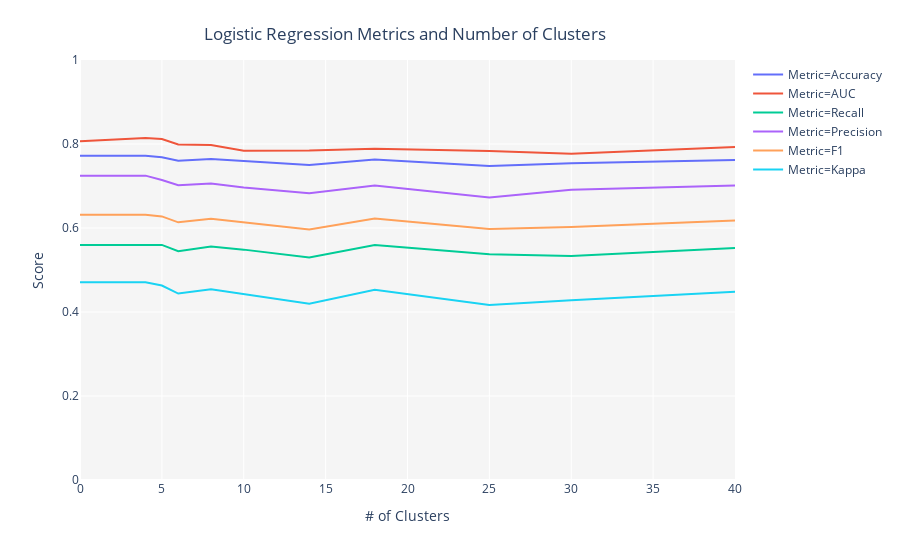

The notebook cell this image was saved under:
### Code cell
from pycaret.datasets import get_data
diabetes = get_data('diabetes')

from pycaret.clustering import *
clu1 = setup(data = diabetes)

tuned_kmodes = tune_model('kmodes', supervised_target = 'Class variable')

### Figure 1 — Plotly figure (JSON) as saved in the notebook; plotly's stock layout.template omitted (floating-point values rounded to 4 significant figures)
{"data": [{"hovertemplate": "Metric=Accuracy<br># of Clusters=%{x}<br>Score=%{y}", "showlegend": true, "legendgroup": "Metric=Accuracy", "name": "Metric=Accuracy", "yaxis": "y", "hoverlabel": {"namelength": 0}, "mode": "lines", "xaxis": "x", "y": [0.7721, 0.7721, 0.7682, 0.7604, 0.7643, 0.7591, 0.75, 0.763, 0.7474, 0.7539, 0.7617], "x": [0, 4, 5, 6, 8, 10, 14, 18, 25, 30, 40], "line": {"color": "#636efa", "dash": "solid", "shape": "linear"}, "type": "scatter"}, {"hovertemplate": "Metric=AUC<br># of Clusters=%{x}<br>Score=%{y}", "showlegend": true, "legendgroup": "Metric=AUC", "name": "Metric=AUC", "yaxis": "y", "hoverlabel": {"namelength": 0}, "mode": "lines", "xaxis": "x", "y": [0.8063, 0.8141, 0.8117, 0.7986, 0.7976, 0.784, 0.7844, 0.7886, 0.7834, 0.7768, 0.7928], "x": [0, 4, 5, 6, 8, 10, 14, 18, 25, 30, 40], "line": {"color": "#EF553B", "dash": "solid", "shape": "linear"}, "type": "scatter"}, {"hovertemplate": "Metric=Recall<br># of Clusters=%{x}<br>Score=%{y}", "showlegend": true, "legendgroup": "Metric=Recall", "name": "Metric=Recall", "yaxis": "y", "hoverlabel": {"namelength": 0}, "mode": "lines", "xaxis": "x", "y": [0.5597, 0.5597, 0.5597, 0.5448, 0.556, 0.5485, 0.5299, 0.5597, 0.5373, 0.5336, 0.5522], "x": [0, 4, 5, 6, 8, 10, 14, 18, 25, 30, 40], "line": {"color": "#00cc96", "dash": "solid", "shape": "linear"}, "type": "scatter"}, {"hovertemplate": "Metric=Precision<br># of Clusters=%{x}<br>Score=%{y}", "showlegend": true, "legendgroup": "Metric=Precision", "name": "Metric=Precision", "yaxis": "y", "hoverlabel": {"namelength": 0}, "mode": "lines", "xaxis": "x", "y": [0.7246, 0.7246, 0.7143, 0.7019, 0.7062, 0.6967, 0.6827, 0.7009, 0.6729, 0.6908, 0.7014], "x": [0, 4, 5, 6, 8, 10, 14, 18, 25, 30, 40], "line": {"color": "#ab63fa", "dash": "solid", "shape": "linear"}, "type": "scatter"}, {"hovertemplate": "Metric=F1<br># of Clusters=%{x}<br>Score=%{y}", "showlegend": true, "legendgroup": "Metric=F1", "name": "Metric=F1", "yaxis": "y", "hoverlabel": {"namelength": 0}, "mode": "lines", "xaxis": "x", "y": [0.6316, 0.6316, 0.6276, 0.6134, 0.6221, 0.6138, 0.5966, 0.6224, 0.5975, 0.6021, 0.618], "x": [0, 4, 5, 6, 8, 10, 14, 18, 25, 30, 40], "line": {"color": "#FFA15A", "dash": "solid", "shape": "linear"}, "type": "scatter"}, {"hovertemplate": "Metric=Kappa<br># of Clusters=%{x}<br>Score=%{y}", "showlegend": true, "legendgroup": "Metric=Kappa", "name": "Metric=Kappa", "yaxis": "y", "hoverlabel": {"namelength": 0}, "mode": "lines", "xaxis": "x", "y": [0.4705, 0.4705, 0.4629, 0.4438, 0.4544, 0.4423, 0.4196, 0.4529, 0.4168, 0.4282, 0.4484], "x": [0, 4, 5, 6, 8, 10, 14, 18, 25, 30, 40], "line": {"color": "#19d3f3", "dash": "solid", "shape": "linear"}, "type": "scatter"}], "layout": {"title": {"y": 0.95, "text": "Logistic Regression Metrics and Number of Clusters", "yanchor": "top", "xanchor": "center", "x": 0.45}, "plot_bgcolor": "rgb(245,245,245)", "yaxis": {"range": [0, 1], "domain": [0, 1], "anchor": "x", "title": {"text": "Score"}}, "xaxis": {"domain": [0, 1], "anchor": "y", "title": {"text": "# of Clusters"}}, "margin": {"t": 60}, "legend": {"tracegroupgap": 0}}}
